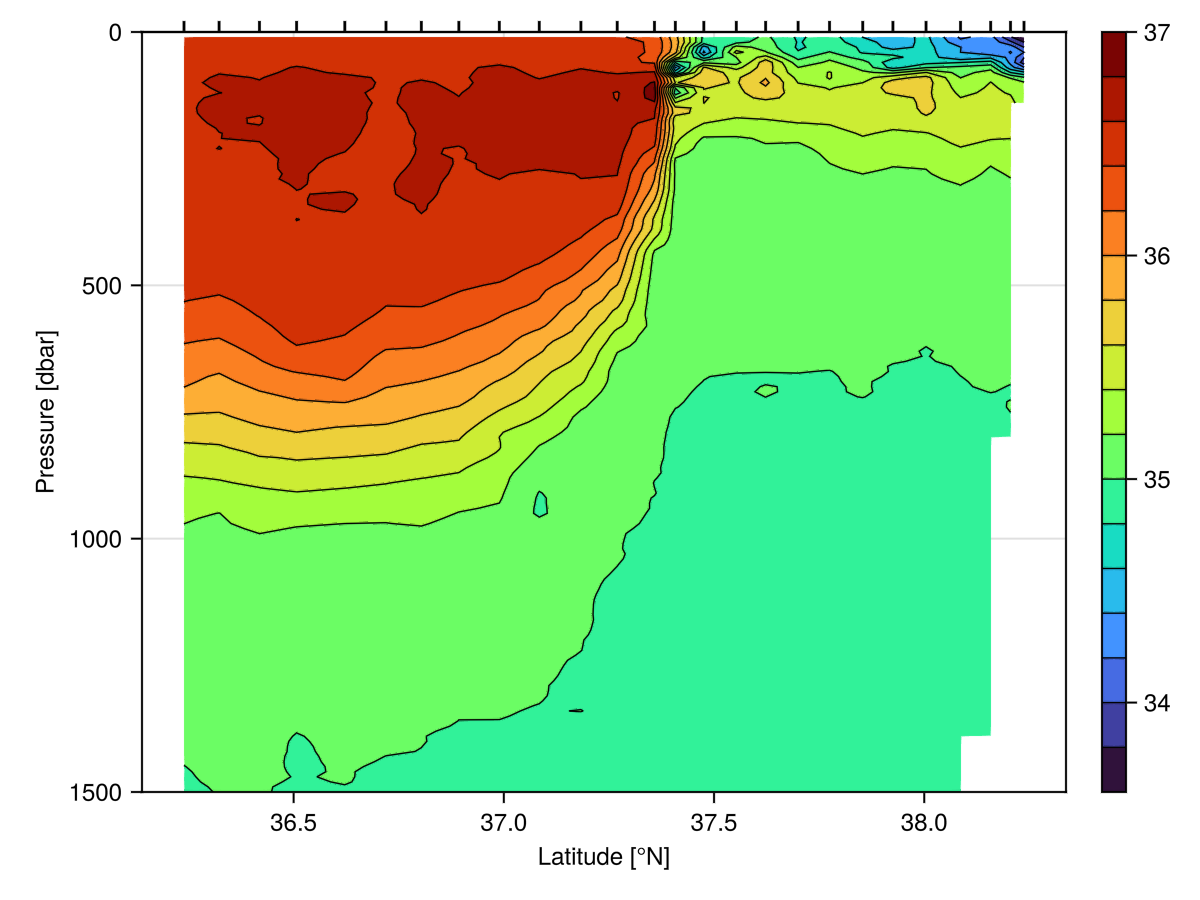

The Julia source for this figure:
using OceanAnalysis
using GLMakie # or CairoMakie
url = "https://cchdo.ucsd.edu/data/41926/90CT40_1_ct1.zip"; # exchange format
dir = get_section(url);
s = read_section(dir);
s.data = s.data[s["longitude"] .< (-68.0)];
# We must grid to get the cross-section diagrams
sg = grid_section(s, 10.0); # grid to 10-m resolution
fig = plot_section(sg, which="salinity",
    levels=20, limits=(nothing, nothing, 0, 1500))
save("section.png", fig, px_per_unit=2)
